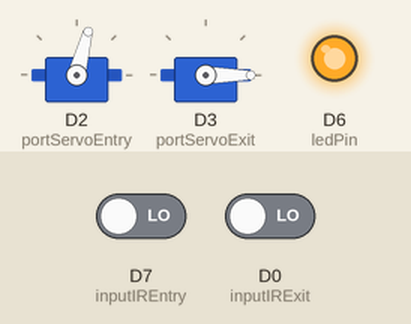
The sketch below on a simulated ESP8266 (NodeMCU). Parts: 2 × servo, output pins drawn as LEDs (lit = HIGH). The test bench sets the inputs (shaded band); at power-on: D7 (inputIREntry) LOW, D0 (inputIRExit) LOW. WiFi joins after 1.5 s; servers stay silent unless stated; what the sketch prints to the serial monitor is not drawn.

Above: at 4.7 s.
4.8 s: D7 (inputIREntry) driven HIGH
At 7.5 s:
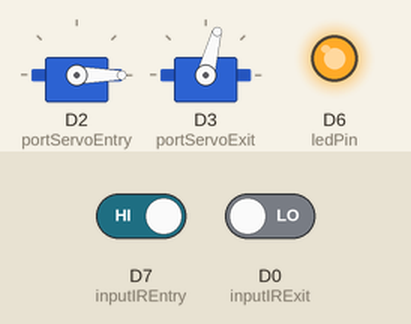
11.9 s: D7 (inputIREntry) driven LOW
At 17.4 s:
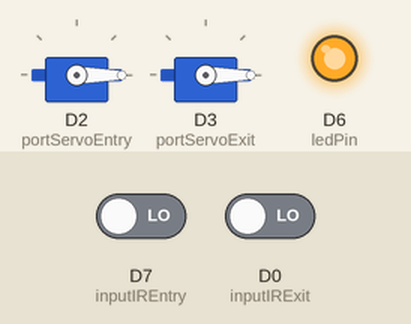
22.6 s: D0 (inputIRExit) driven HIGH
At 27.4 s:
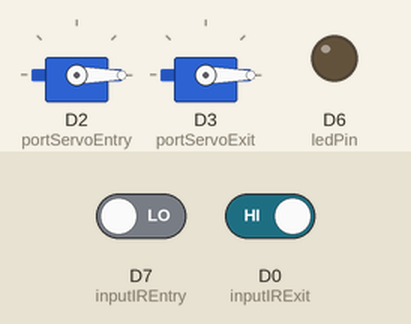
29.0 s: D7 (inputIREntry) driven HIGH and D0 (inputIRExit) driven LOW
At 32.7 s:
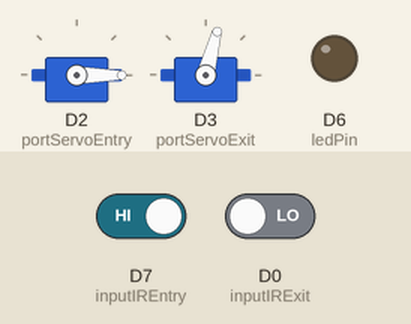
Timing chart, 0 to 40.5 s (numbered marks = the images above; inputs shaded):
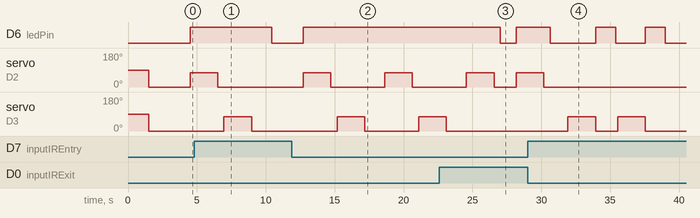

Measured:
- after the input at 4.8 s, D6 (ledPin): HIGH → LOW after 5.6 s; servo on D2 (portServoEntry): goes on until 6.5 s, then stays 0°
- after the input at 11.9 s, D6 (ledPin): LOW → HIGH after 0.82 s; servo on D2 (portServoEntry): alternates 75° for 2.0 s and 0° for 3.9 s, starting after 0.82 s; servo on D3 (portServoExit): 0° → 75° after 3.3 s, → 0° 2.0 s later, → 75° 3.9 s later
- after the input at 22.6 s, D6 (ledPin): HIGH → LOW after 4.4 s, → HIGH 1.2 s later; servo on D3 (portServoExit): goes on until 23.1 s, then stays 0°
- after the input at 29.0 s, servo on D2 (portServoEntry): goes on until 30.2 s, then stays 0°; servo on D3 (portServoExit): alternates 75° for 2.0 s and 0° for 1.6 s, starting after 2.9 s

The sketch:

node_mcu.ino
```cpp
#include <ESP8266WiFi.h>
#include <FirebaseArduino.h>
#include <Servo.h>
#include<SoftwareSerial.h> //Included SoftwareSerial Library
//Started SoftwareSerial at RX and TX pin of ESP8266/NodeMCU
SoftwareSerial s(3,1);

// Set these to run example.
#define FIREBASE_HOST "parking-tracker-iot-default-rtdb.firebaseio.com"
#define FIREBASE_AUTH "Z2H8lbjO7qeO1B4FCRyzlkTcdoVrLVl6OVcSaPZo"
#define WIFI_SSID "SRK"
#define WIFI_PASSWORD "srk@9000040074"
#define SLOTS_MAX 4

Servo servoEntry;
Servo servoExit;
int ledPin = D6;       // choose pin for the LED
int inputIREntry = D7; // choose input pin (for Infrared sensor at Entry)
int inputIRExit = D0;
int portServoEntry = D2;
int portServoExit = D3;
int entry = 0; // variable for reading the pin status
int exitValue = 0;
int pos = 0;
int slots = SLOTS_MAX;
void setup()
{

  pinMode(ledPin, OUTPUT); // declare LED as output
  pinMode(inputIREntry, INPUT);
  pinMode(inputIRExit, INPUT);
  servoEntry.attach(portServoEntry);
  servoExit.attach(portServoExit);
  Serial.begin(9600);
  s.begin(115200);
  // connect to wifi.
  WiFi.begin(WIFI_SSID, WIFI_PASSWORD);
  Serial.print("connecting");
  while (WiFi.status() != WL_CONNECTED)
  {
    Serial.print(".");
    delay(500);
  }
  Serial.println();
  Serial.print("connected: ");
  Serial.println(WiFi.localIP());

  Firebase.begin(FIREBASE_HOST, FIREBASE_AUTH);
  servoEntry.write(0);
  servoExit.write(0);
  delay(2000);
  // declare Infrared sensor as input
}
void loop()
{
  s.print(String("Slots: ")+ String(slots));
  delay(1000);
  entry = digitalRead(inputIREntry);    // read input value
  exitValue = digitalRead(inputIRExit); // read input value
  if (slots > 0)
  {
    if (entry == HIGH)
    { // check if the input is HIGH
      digitalWrite(ledPin, LOW);
      Firebase.setString("LED", "OFF"); // turn LED OFF
    }
    else
    {

      digitalWrite(ledPin, HIGH); // turn LED ON
      servoEntry.write(75);
      delay(5);
      delay(2000);
      servoEntry.write(0);
      delay(5);

      slots--;
      Firebase.setString("LED", "ON");
      Firebase.setInt("slots", slots);

      Firebase.setBool("isFull", false);
      if (Firebase.failed())
      {
        Serial.print("setting /message failed:");
        Serial.println(Firebase.error());
        return;
      }
    }
  }
  if (slots == 0)
  {
    Firebase.setBool("isFull", true);
  }
  if (slots < SLOTS_MAX)
  {
    if (exitValue == HIGH)
    { // check if the input is HIGH
      digitalWrite(ledPin, LOW);
      Firebase.setString("LED", "OFF"); // turn LED OFF
    }
    else
    {

        servoExit.write(75);
        delay(5);
      delay(2000);

        servoExit.write(0);
        delay(5);
      slots++;
      digitalWrite(ledPin, HIGH); // turn LED ON
      Firebase.setString("LED", "ON");
      Firebase.setInt("slots", slots);
//      s.print(String("Available Slots: ")+ String(slots));
      Firebase.setBool("isFull", false);
      if (Firebase.failed())
      {
        Serial.print("setting /message failed:");
        Serial.println(Firebase.error());
        return;
      }
    }
  }
//  s.clear();
}
```
